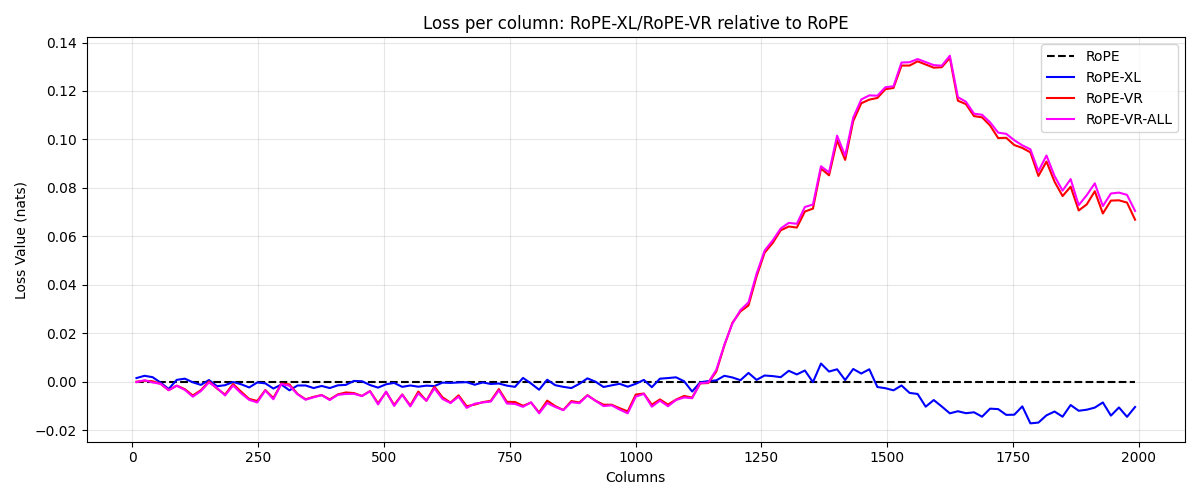

Write the Python code that produced this figure.
from __future__ import annotations

import matplotlib.pyplot as plt
import numpy as np

import os
import re
from pathlib import Path
from typing import Iterable, List

ANSI_ESCAPE = re.compile(r"\x1b\[[0-9;]*m")
FLOAT_PATTERN = re.compile(r"-?\d+(?:\.\d+)?")


def load_column_losses(path: os.PathLike[str] | str) -> List[float]:
    """Return the list of per-column losses from a saved evaluation log."""

    text = Path(path).read_text(encoding="utf-8", errors="ignore")
    lines: Iterable[str] = (ANSI_ESCAPE.sub("", line) for line in text.splitlines())
    collecting = False
    started = False
    values: List[float] = []
    for raw_line in lines:
        line = raw_line.strip()
        if not collecting:
            if "Per-column losses:" in line:
                collecting = True
            continue
        if not started:
            if "[" not in line:
                continue
            started = True
        sanitized = line.replace("[", " ").replace("]", " ")
        for match in FLOAT_PATTERN.finditer(sanitized):
            values.append(float(match.group()))
        if "]" in line:
            break
    if not values:
        raise ValueError(f"could not locate per-column losses in {path}")
    return values

rope_losses = np.array(load_column_losses('eval_rope.txt'))
ropexl_losses = np.array(load_column_losses('eval_ropexl.txt'))
ropevr_losses = np.array(load_column_losses('eval_ropevr.txt'))
ropevrall_losses = np.array(load_column_losses('eval_ropevrall.txt'))

columns = np.arange(1, len(rope_losses) + 1)

smooth_factor = 16
if smooth_factor:
    rope_losses = rope_losses.reshape(-1, smooth_factor).mean(axis=1)
    ropexl_losses = ropexl_losses.reshape(-1, smooth_factor).mean(axis=1)
    ropevr_losses = ropevr_losses.reshape(-1, smooth_factor).mean(axis=1)
    ropevrall_losses = ropevrall_losses.reshape(-1, smooth_factor).mean(axis=1)
    columns = columns.reshape(-1, smooth_factor).mean(axis=1)

plt.figure(figsize=(12, 5))
if False:
    plt.title("Loss per column: RoPE-XL/RoPE-VR vs RoPE")
    plt.plot(columns, rope_losses, label="RoPE", color="#000", linestyle="--")
    plt.plot(columns, ropexl_losses, label="RoPE-XL", color="blue")
    plt.plot(columns, ropevr_losses, label="RoPE-VR", color="red")
    plt.plot(columns, ropevrall_losses, label="RoPE-VR-ALL", color="magenta")
else:
    plt.title("Loss per column: RoPE-XL/RoPE-VR relative to RoPE")
    plt.plot(columns, rope_losses - rope_losses, label="RoPE", color="#000", linestyle="--")
    plt.plot(columns, ropexl_losses - rope_losses, label="RoPE-XL", color="blue")
    plt.plot(columns, ropevr_losses - rope_losses, label="RoPE-VR", color="red")
    plt.plot(columns, ropevrall_losses - rope_losses, label="RoPE-VR-ALL", color="magenta")
plt.xlabel("Columns")
plt.ylabel("Loss Value (nats)")
plt.legend()
plt.grid(True, alpha=0.3)
plt.tight_layout()
plt.show()
